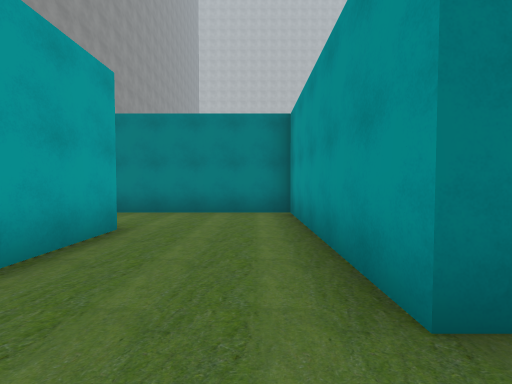
view 1 (above)

18 first-person views from a walk through a scene from a Unity 3-D project. The camera is 1.5 m above the floor, tilts 2° down and sees 90° across. The floor is counted in squares, 2 m on a side. Each view is taken from the middle of a square. On the plan, view 1 faces up. The plan holds only what a view shows up to about 9 squares ahead; the rest is blank. The place goes on beyond the plan. The player character is not drawn. Some surface patterns are stand-ins.

view 2
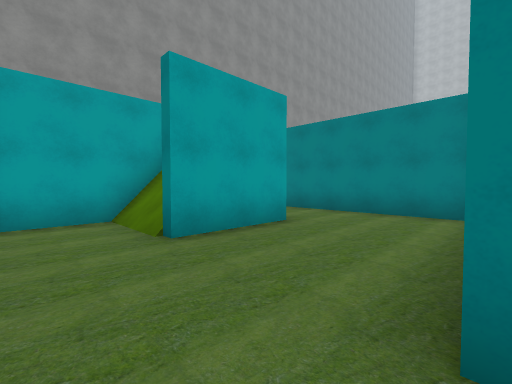

view 3
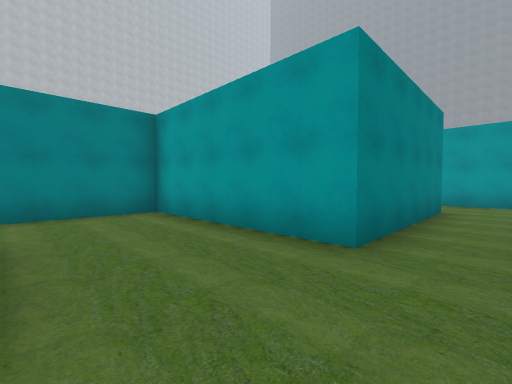

view 4
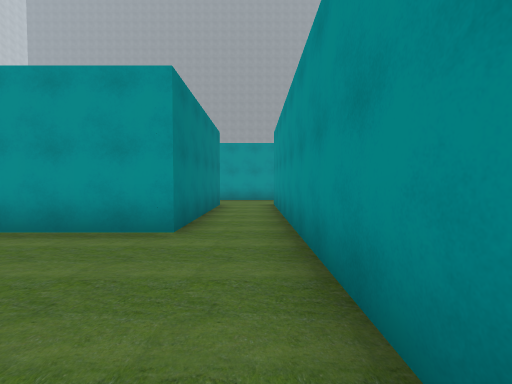

view 5
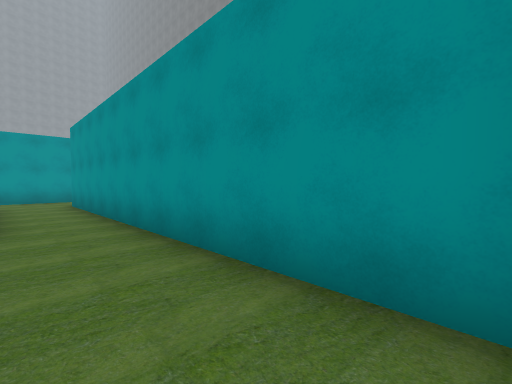

view 6
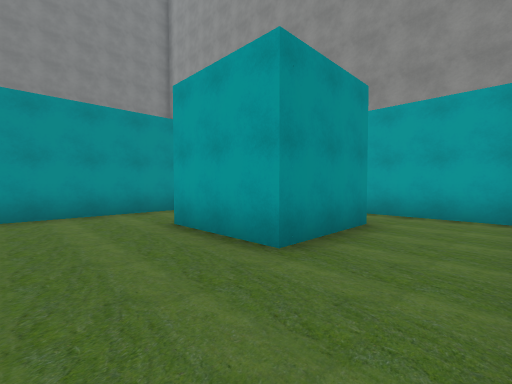

view 7
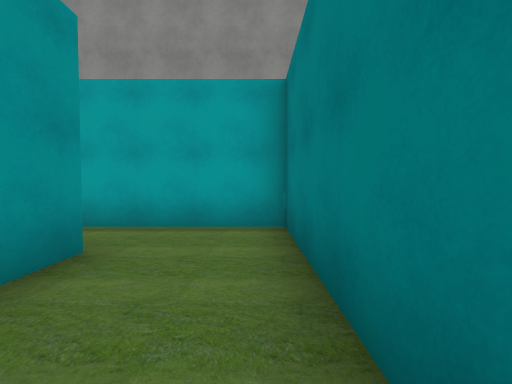

view 8
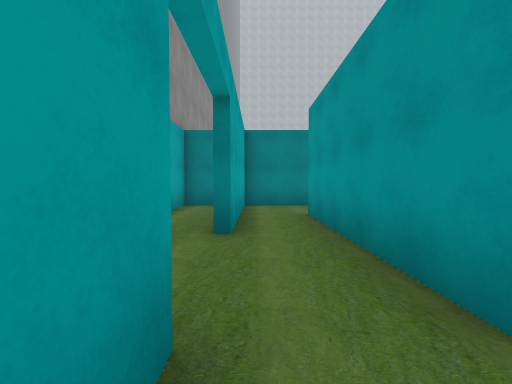

view 9
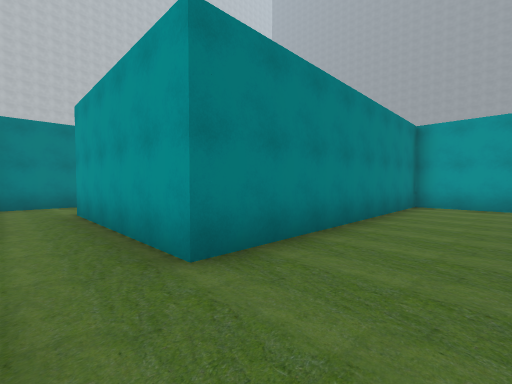

view 10
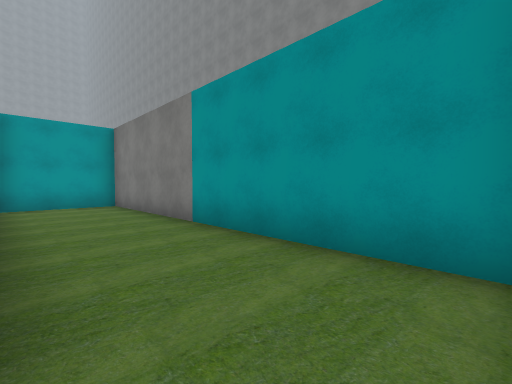

view 11
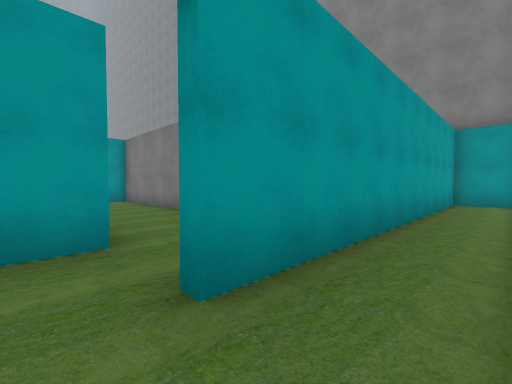

view 12
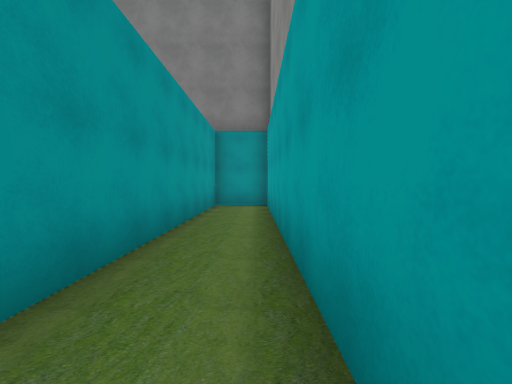

view 13
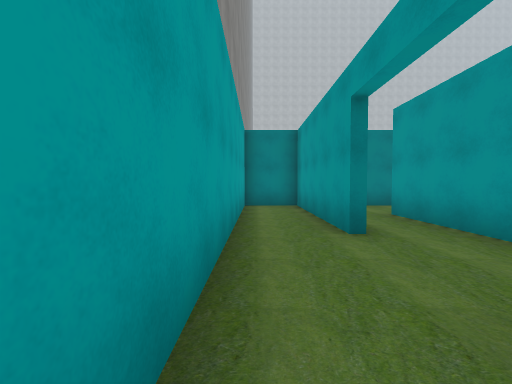

view 14
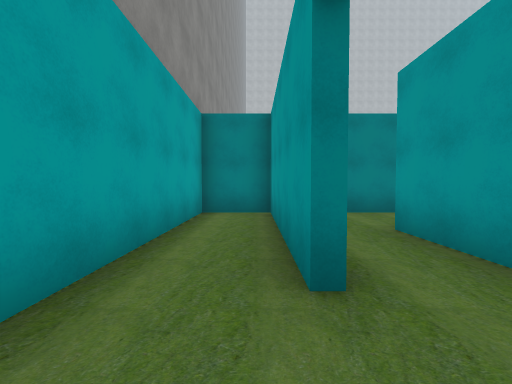

view 15
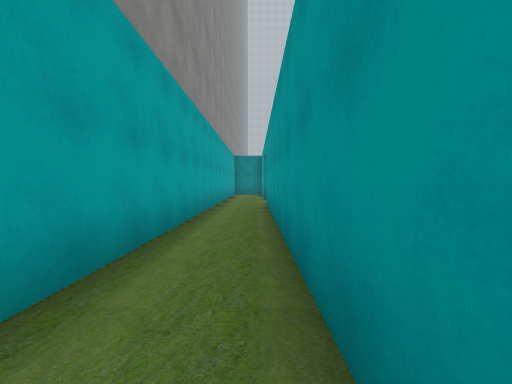

view 16
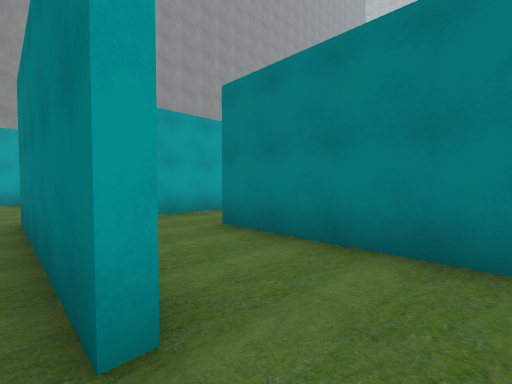

view 17
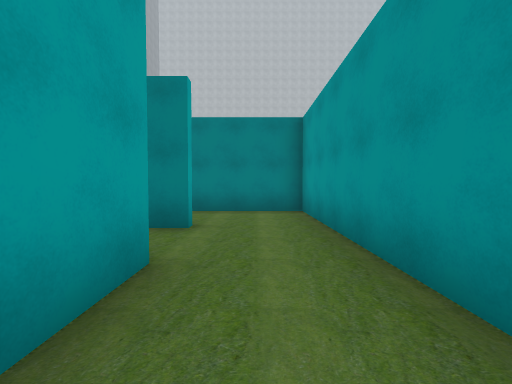

view 18
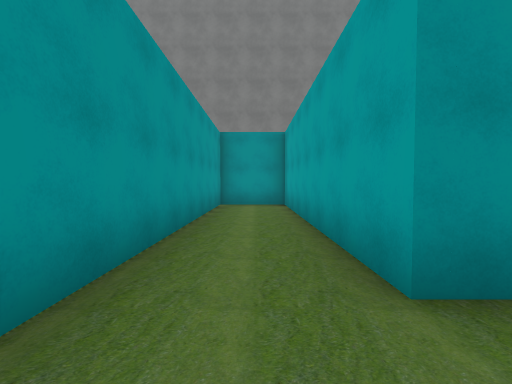

### Floor plan
Ten units are one square. View 1 is at (0, 0); x grows to the right and y downward. Boxes are objects, and circles mark ways between rooms. Rooms are numbered by the first view taken in them; rooms with no view inside come last. Other rooms are left out.
<svg viewBox="-89 -70 177 181">
<path fill="none" stroke="#000" d="M-45 -26 -45 1M-41 6 60 6M-47 9 -47 -41 -22 -41 -22 -16M60 -12 9 -12 9 -65 -64 -65 -64 -18M83 -5 83 -14M-61 36 31 36 31 9 -47 9M-64 9 -64 18M-66 -18 -66 -65 -84 -65 -84 106 -66 106 -66 9M60 6 60 79 83 79 83 -5M11 -46 11 -36M54 -39 32 -39M83 -14 83 -39 54 -39"/>
<circle cx="-60" cy="10" r="3" fill="#2a7"/>
<circle cx="-70" cy="-5" r="3" fill="#2a7"/>
<circle cx="60" cy="0" r="3" fill="#2a7"/>
<circle cx="65" cy="-10" r="3" fill="#2a7"/>
<circle cx="45" cy="-25" r="3" fill="#2a7"/>
<text x="-10" y="-30">1</text>
<text x="-20" y="20">2</text>
<text x="-80" y="30">3</text>
<text x="70" y="30">4</text>
<text x="30" y="-30">5</text>
<text x="60" y="-30">6</text>
</svg>
Room 1 opens to room 2. Room 1 opens to room 3. Room 1 opens to room 4. Room 1 opens to room 6. Room 5 opens to room 6.

Where each view was taken, in squares from view 1:
view 1: 0 up, 0 right, facing up
view 2: 0 up, 1 right, facing up-left
view 3: 0 up, 2 left, facing up-right
view 4: 0 up, 3 left, facing right
view 5: 1 up, 4 left, facing down-right
view 6: 6 up, 0 right, facing down-left
view 7: 6 up, 2 left, facing left
view 8: 2 down, 6 left, facing up
view 9: 3 down, 6 left, facing up-right
view 10: 1 down, 6 left, facing down-right
view 11: 0 up, 8 left, facing down-right
view 12: 2 down, 8 left, facing down
view 13: 2 down, 8 left, facing up
view 14: 0 up, 7 left, facing up
view 15: 10 down, 7 left, facing up
view 16: 1 up, 7 right, facing up-left
view 17: 3 down, 7 right, facing up
view 18: 1 up, 7 right, facing down
